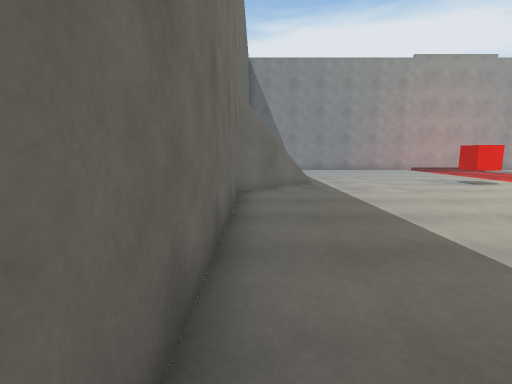
view 1 (above)

17 first-person views from a walk through a 3-D level made in the Unity game engine. The camera is 1.3 m above the floor, tilts 8° down and sees 85° across. The floor is counted in squares, 1 m on a side. Each view is taken from the middle of a square. On the plan, view 1 faces up. The plan holds only what a view shows up to about 13 squares ahead; the rest is blank. The player is left out. Surface patterns are stand-ins for the level's own textures.

view 2
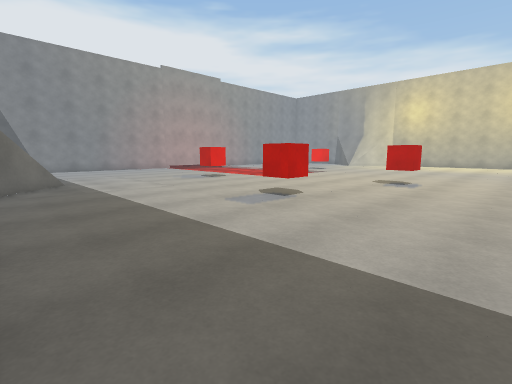

view 3
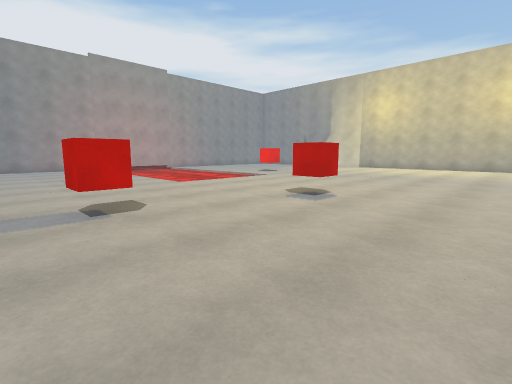

view 4
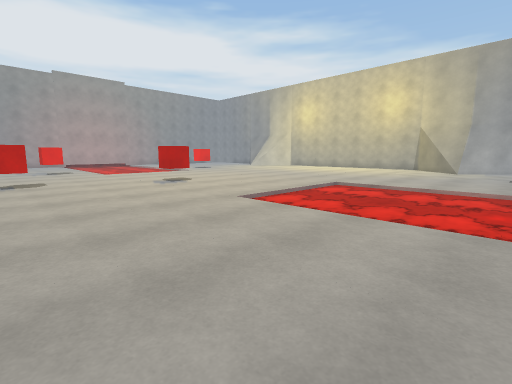

view 5
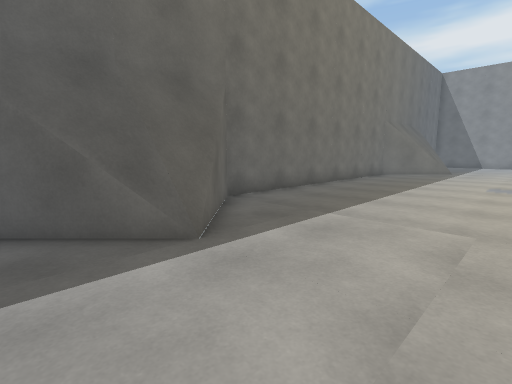

view 6
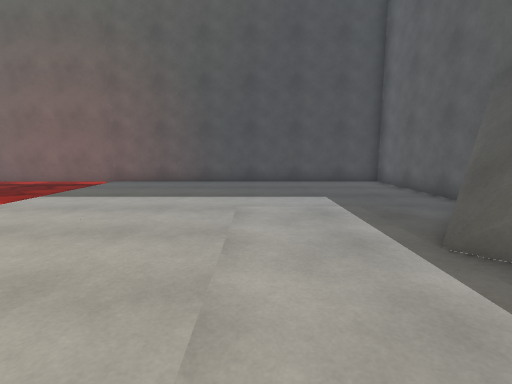

view 7
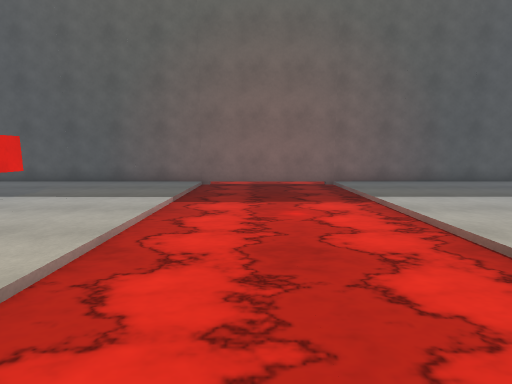

view 8
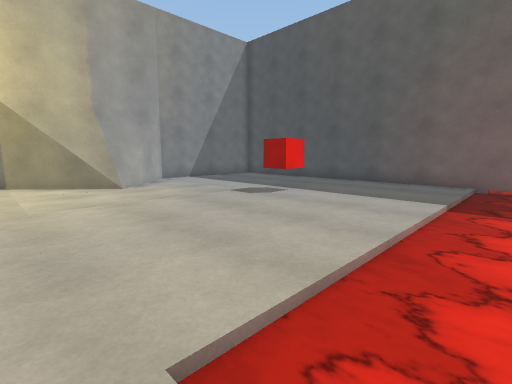

view 9
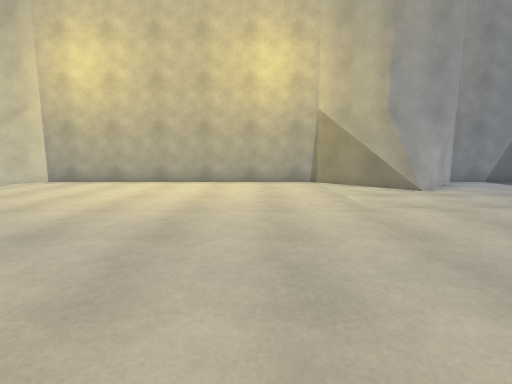

view 10
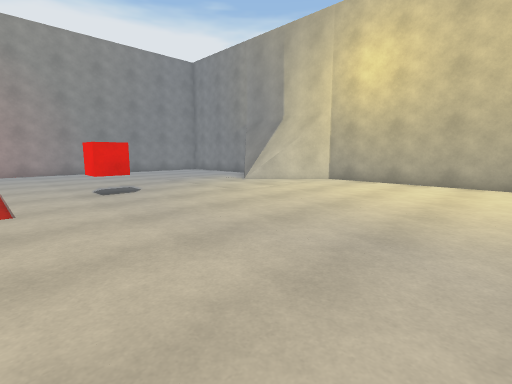

view 11
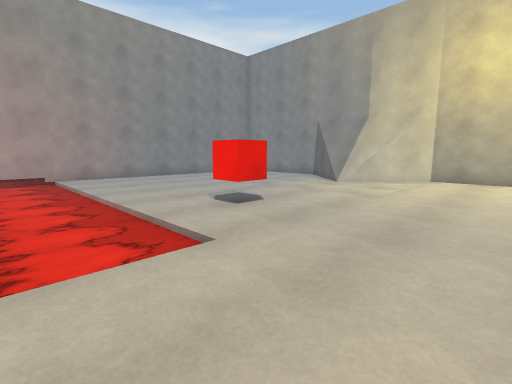

view 12
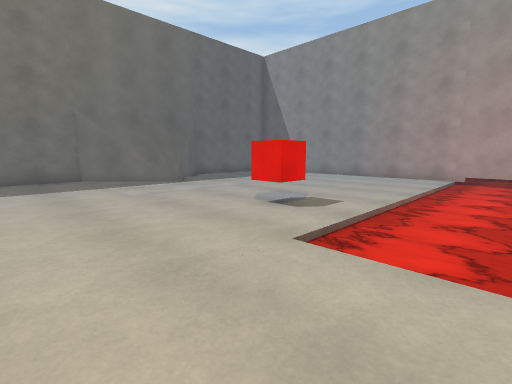

view 13
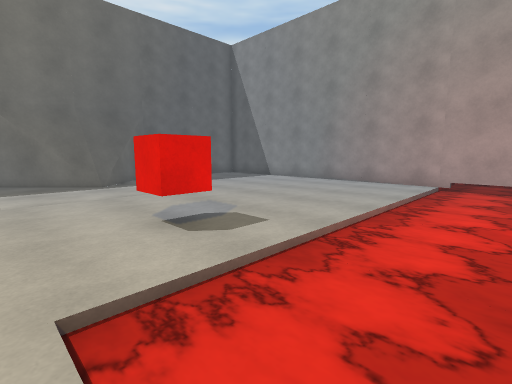

view 14
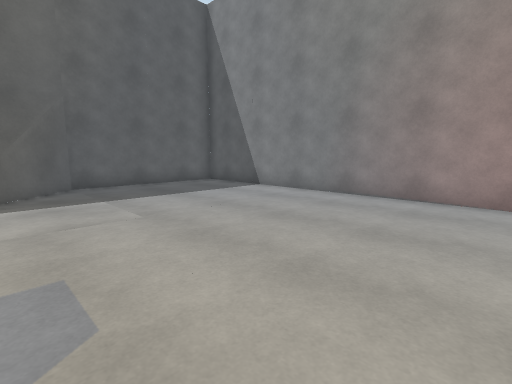

view 15
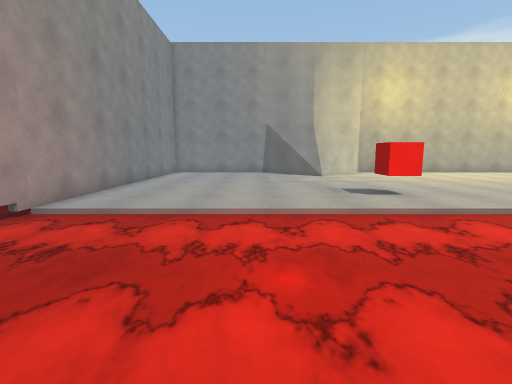

view 16
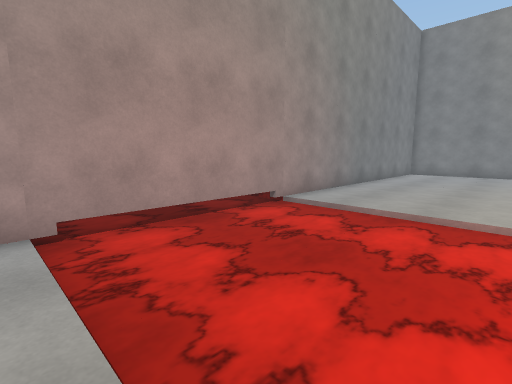

view 17
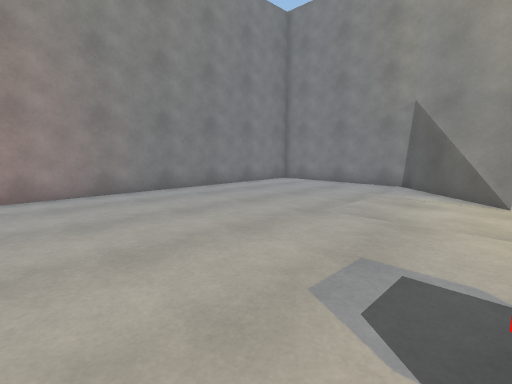

### Floor plan
Key: @ floor where view 1 was taken; # wall or solid block; . floor; = window, fence, low wall or low ledge; ≈ lava the walk keeps out of; C red cube.
Columns run from 1 left of view 1 to 30 right of it. Each row starts with its distance up from view 1.
 22              ≈≈≈≈≈≈≈
 21   ###########≈≈≈≈≈≈##########
 20 #............≈≈≈≈≈≈...........
 19 #............≈≈≈≈≈≈............#
 18 #............≈≈≈≈≈≈............#
 17 #............≈≈≈≈≈≈............#
 16 #............≈≈≈≈≈≈............#
 15 ##...........≈≈≈≈≈≈...........##
 14  ##..........≈≈≈≈≈≈..........##
 13   #=.........≈≈≈≈≈≈.........##
 12   #=......C..≈≈≈≈≈≈..C......=#
 11  ##.......C..≈≈≈≈≈≈..C.......##
 10 ##...........≈≈≈≈≈≈...........##
  9 #..............................#
  8 #..............................#
  7 #..............................#
  6 #..............................#
  5 #.......C......................#
  4 #.......C......................#
  3 #............CC................#
  2 #..............................#
  1 #..............................#
  0 #@.............................#
 -1 #..............................#
 -2 #..............................#
 -3 ##...........≈≈≈≈≈≈...........##
 -4  ##..........≈≈≈≈≈≈..........##
 -5   #=.........≈≈≈≈≈≈.........##
 -6   #=.........≈≈≈≈≈≈.........=#
 -7  ##..........≈≈≈≈≈≈..........##
 -8 ##...........≈≈≈≈≈≈...........##
 -9 #............≈≈≈≈≈≈............#
-10 #............≈≈≈≈≈≈....C.... ..#
-11 #............≈≈≈≈≈≈........   .#
-12 #............≈≈≈≈≈≈.......
-13 #............≈≈≈≈≈≈........
-14 #............≈≈≈≈≈≈.........
-15 #############################

Positions as (right, up) in squares from view 1, and headings:
1: (0, 0), facing up
2: (0, -1), facing up-right
3: (5, -2), facing up-right
4: (6, -9), facing up-right
5: (6, -8), facing up-left
6: (5, -2), facing down
7: (15, -2), facing down
8: (16, -2), facing down-right
9: (17, 0), facing right
10: (17, 2), facing up-right
11: (15, 6), facing up-right
12: (14, 6), facing up-left
13: (14, 9), facing up-left
14: (11, 13), facing up-left
15: (11, 16), facing right
16: (11, 16), facing up-right
17: (18, 12), facing up-right
